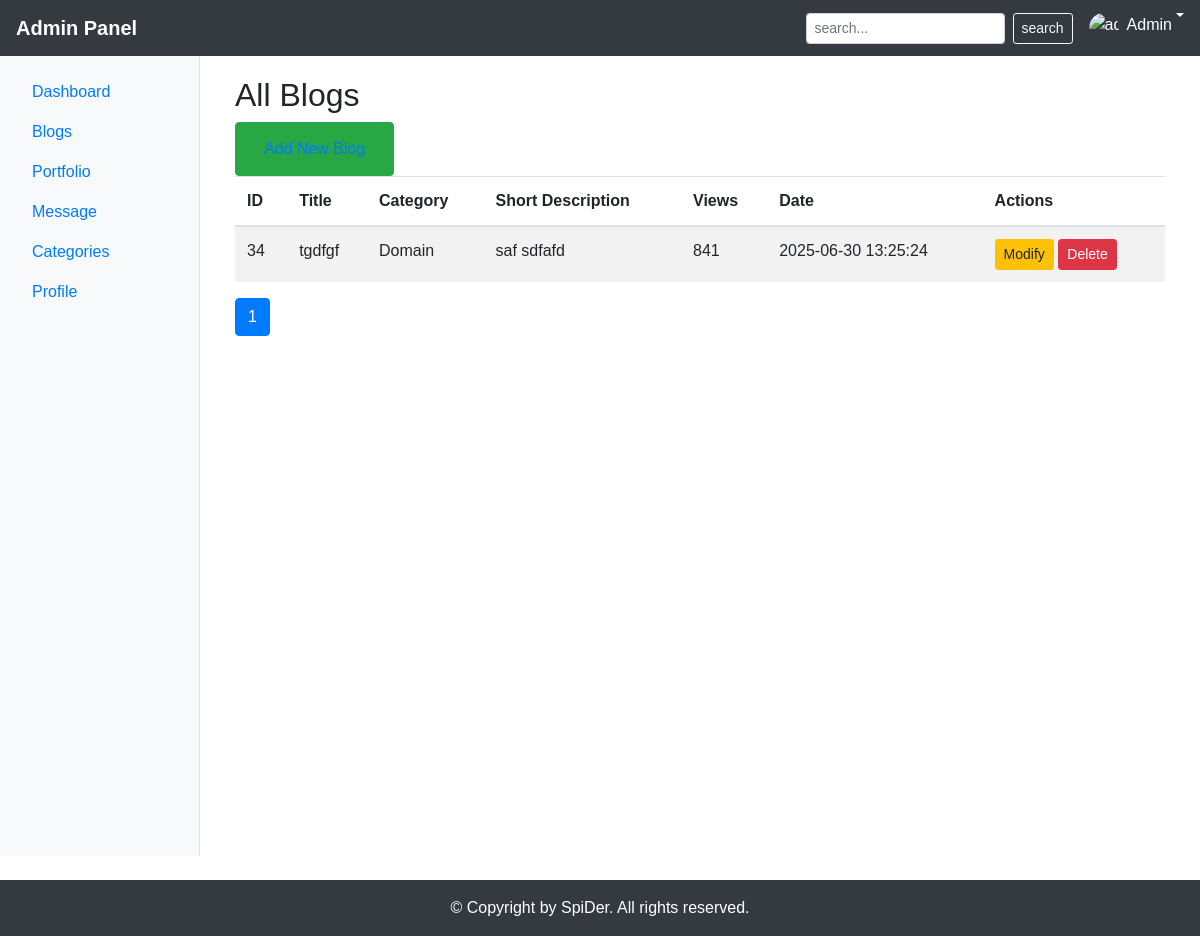
The app's page /admin/index.php?page=allblog (signed in) with its own data.
### tables this page shows
CREATE TABLE `blog` (
  `id` int(11) NOT NULL,
  `blog_title` varchar(255) NOT NULL,
  `blog_cat_id` int(11) NOT NULL,
  `created_date` datetime NOT NULL DEFAULT current_timestamp(),
  `created_by_admin` int(11) NOT NULL
);

CREATE TABLE `category` (
  `id` int(11) NOT NULL,
  `cat_name` varchar(100) NOT NULL,
  `created_at` timestamp NOT NULL DEFAULT current_timestamp()
);

CREATE TABLE `blog_description` (
  `id` int(11) NOT NULL,
  `blog_id` int(11) NOT NULL,
  `short_description` mediumtext DEFAULT NULL,
  `full_description` longtext DEFAULT NULL
);

CREATE TABLE `views` (
  `id` int(11) NOT NULL,
  `blog_id` int(11) NOT NULL,
  `total_view` int(11) NOT NULL DEFAULT 0
);

### admin/pages/allblog.php (the view, shortened to what this page needs)
<?php
try {
  $db = new USER();
  $pdo = $db->getConnection();
  $pdo->setAttribute(PDO::ATTR_ERRMODE, PDO::ERRMODE_EXCEPTION);
} catch (Exception $e) {
  echo json_encode(['status' => 'error', 'message' => 'Database connection failed']);
  exit;
}
$perPage = 6;
$page = isset($_GET['pg']) && is_numeric($_GET['pg']) ? (int)$_GET['pg'] : 1;
$offset = ($page - 1) * $perPage;
$totalStmt = $pdo->query("SELECT COUNT(*) FROM blog");
$totalBlogs = (int)$totalStmt->fetchColumn();
$totalPages = ceil($totalBlogs / $perPage);
$sql = "SELECT
            b.id, b.blog_title, b.created_date,
            c.cat_name,
            d.short_description,
            i.thumb_uploaded_name,
            v.total_view
        FROM blog b
        LEFT JOIN category c ON b.blog_cat_id = c.id
        LEFT JOIN blog_description d ON b.id = d.blog_id
        LEFT JOIN thumbnail i ON b.id = i.blog_id
        LEFT JOIN views v ON b.id = v.blog_id
        ORDER BY b.created_date DESC
        LIMIT :limit OFFSET :offset";
$stmt = $pdo->prepare($sql);
$stmt->bindValue(':limit', $perPage, PDO::PARAM_INT);
$stmt->bindValue(':offset', $offset, PDO::PARAM_INT);
$stmt->execute();
$blogs = $stmt->fetchAll(PDO::FETCH_ASSOC);
?>
<div class="container">
  <h2>All Blogs</h2>
  <div class="btn btn-success"><a class="nav-link"
      href="index.php?page=addnewblog">Add New Blog</a></div>
  <table class="table table-striped">
    <thead>
      <tr>
        <th>ID</th>
        <th>Title</th>
        <th>Category</th>
        <th>Short Description</th>
        <th>Views</th>
        <th>Date</th>
        <th>Actions</th>
      </tr>
    </thead>
    <tbody>
      <?php foreach ($blogs as $b): ?>
        <tr id="row-<?= $b['id'] ?>">
          <td><?= $b['id'] ?></td>
          <td><?= htmlspecialchars($b['blog_title']) ?></td>
          <td><?= htmlspecialchars($b['cat_name'] ?? '---') ?></td>
          <td><?= htmlspecialchars($b['short_description'] ?? '') ?></td>
          <td><?= $b['total_view'] ?? 0 ?></td>
          <td><?= $b['created_date'] ?></td>
          <td>
            <a href="index.php?page=modify_blog&id=<?= $b['id'] ?>&pg=<?= $page ?>" class="btn btn-sm btn-warning me-1">Modify</a>
            <button class="btn btn-sm btn-danger btn-delete" data-id="<?= $b['id'] ?>">Delete</button>
          </td>
        </tr>
      <?php endforeach; ?>
    </tbody>
  </table>
  <nav aria-label="Page navigation">
    <ul class="pagination">
      <?php for ($p = 1; $p <= $totalPages; $p++): ?>
        <li class="page-item <?= $p === $page ? 'active' : '' ?>">
          <a class="page-link" href="index.php?page=allblog&pg=<?= $p ?>"><?= $p ?></a>
        </li>
      <?php endfor; ?>
    </ul>
  </nav>
</div>

### admin/includes/header.php (style rules this page uses)
body { font-family: 'Arial', sans-serif; }

### records on screen
blog: id "34", blog_title "tgdfgf", category.cat_name "Domain", blog_description.short_description "saf sdfafd", views.total_view "841", created_date "2025-06-30 13:25:24"
